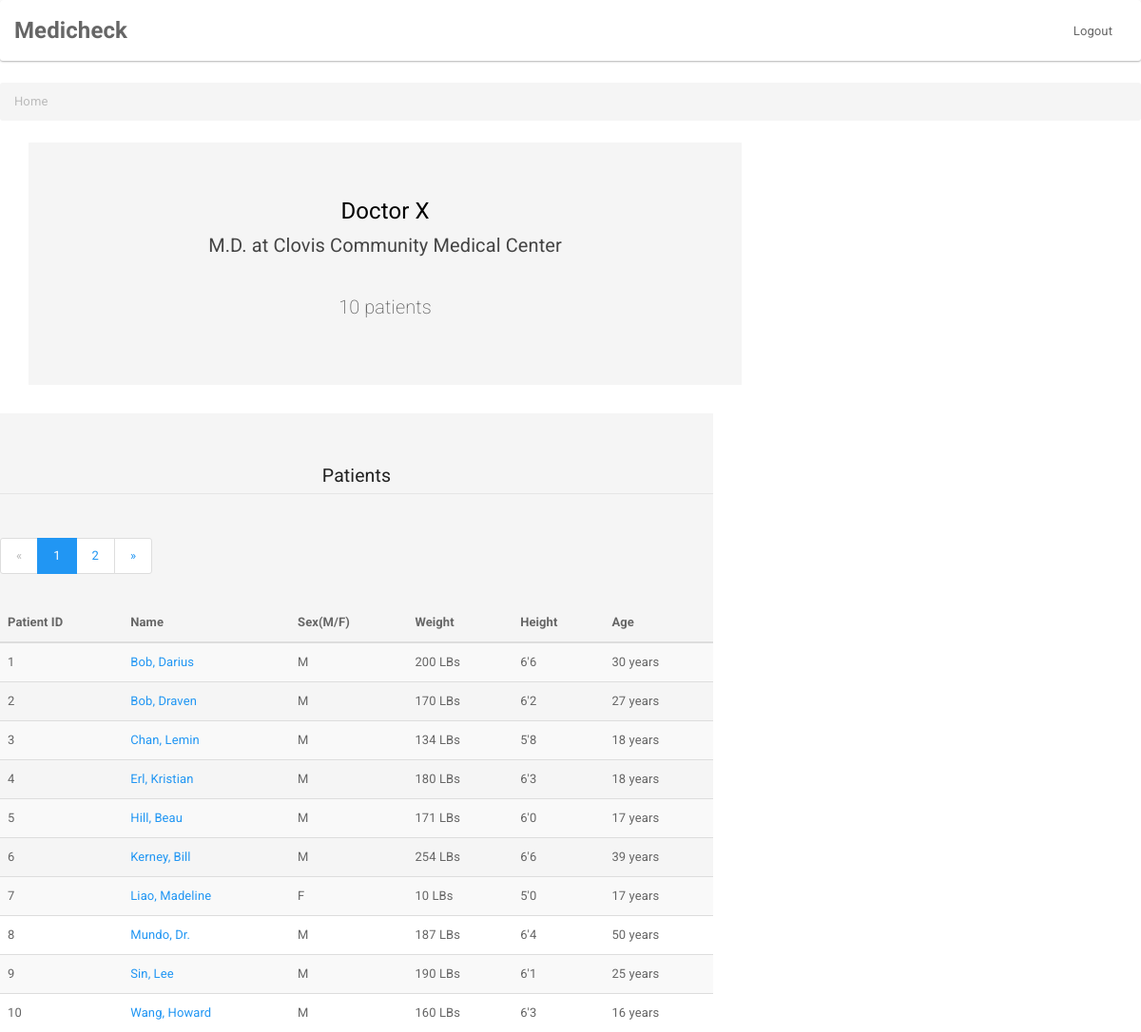
Page /profile/home/ (signed in) on the committed database.
### patients/models.py (models this page shows)
class Profile(models.Model):
    user = models.OneToOneField(User, on_delete=models.CASCADE)
    bio = models.TextField(max_length=500, blank=True)
    location = models.CharField(max_length=30, blank=True)
    medical_center = models.CharField(max_length=30, blank=True)

class Patient(models.Model):
    first_name = models.CharField(max_length=30)
    last_name = models.CharField(max_length=30, blank = True)
    index = models.ForeignKey(User)
    ethnicity = models.CharField(max_length=15)
    weight = models.CharField(max_length=6)
    height = models.CharField(max_length=4)
    gender = models.CharField(max_length=100)
    age = models.CharField(max_length=5, default='')

### patients/views.py (the view)
def home(request):
    if request.user.is_authenticated() is False:
        return render(request, 'index.html')
    profile = Profile.objects.get(pk=request.user.id)
    sort = request.GET.get('sort', 1)
    patients = Patient.objects.all().filter(index_id=1).order_by("last_name")
    page = request.GET.get('page', 1)
    paginator = Paginator(patients, 10)
    try:
        patients = paginator.page(page)
    except PageNotAnInteger:
        patients = paginator.page(1)
    except EmptyPage:
        users = paginator.page(paginator.num_pages)
    context = { "user" : request.user,
                "patients" : patients,
                "profile" : profile,
                         }
    return render(request, 'profile/home.html', context)

### templates/profile/home.html
{% extends "base.html" %}
{% block Content %}
<ul class="breadcrumb">
  <li class="active">Home</li>
</ul>
<div  style= "float:left; border-radius: .5px;margin-left: 30px; width: 750px;"class="jumbotron">
<center> <h4 style="color:black;"> {{ user.first_name }} {{ user.last_name}} </h4> </center>
<center><h5> {{ profile.bio }} at {{ profile.medical_center|title }} </h5> </center>
<br>
<center> <p>  {{  patients|length }} patients </p> </center>
</div>
<div  style= "float:left;width: 750px;height:515.5px;"class="jumbotron"><table class="table table-striped table-hover ">
  <legend> <center> Patients </center> </legend>
  <thead>
    <tr>
      <th>Patient ID</th>
      <th>Name</th>
      <th>Sex(M/F)</th>
      <th>Weight</th>
      <th>Height</th>
      <th>Age</th>
    </tr>
  </thead>
  <tbody>
    {% for patient in patients %}
    <tr class="">
      <td> {{ forloop.counter }}</td>
      <td> <a href="{% url 'id' patient.id %}">{{ patient.last_name|title}}, {{patient.first_name|title}} </a></td>
      <td> {{ patient.gender|title|first }}</td>
      <td> {{ patient.weight }} LBs </td>
      <td> {{ patient.height|first}}'{{patient.height|last}} </td>
      <td> {{ patient.age }} years </td>
    </tr>
    {% endfor %}
    {% if patients.has_other_pages %}
      <ul class="pagination">
        {% if patients.has_previous %}
          <li><a href="?page={{ patients.previous_page_number }}">&laquo;</a></li>
        {% else %}
          <li class="disabled"><span>&laquo;</span></li>
        {% endif %}
        {% for i in patients.paginator.page_range %}
          {% if patients.number == i %}
            <li class="active"><span>{{ i }} <span class="sr-only">(current)</span></span></li>
          {% else %}
            <li><a href="?page={{ i }}">{{ i }}</a></li>
          {% endif %}
        {% endfor %}
        {% if patients.has_next %}
          <li><a href="?page={{ patients.next_page_number }}">&raquo;</a></li>
        {% else %}
          <li class="disabled"><span>&raquo;</span></li>
        {% endif %}
      </ul>
    {% endif %}
  </tbody>
</table>
</div>
{% endblock %}

### templates/base.html (shortened to what this page needs)
<!DOCTYPE html>
<html>
  <head>
    {% load staticfiles %}
    <link rel="stylesheet" href="{% static 'css/bootstrap.css' %}">
  </head>
  <body>
    <nav class="navbar navbar-default">
<div class="container-fluid">
  <div class="navbar-header">
    <b><a class="navbar-brand" href="#">Medicheck</a></b>
  </div>
  <div class="collapse navbar-collapse" id="bs-example-navbar-collapse-1">
    <ul class="nav navbar-nav navbar-right">
      <li><a href="#">Logout</a></li>
    </ul>
  </div>
</div>
</nav>
      {% block Content %} {% endblock %}
  </body>
</html>

### rows in the picture
Profile: bio "M.D.", medical_center "Clovis Community Medical Center"
Patient: last_name "Bob", first_name "Darius", gender|first "M", weight "200", height|first "6", height|last "6", age "30"
Patient: last_name "Bob", first_name "Draven", gender|first "M", weight "170", height|first "6", height|last "2", age "27"
Patient: last_name "Chan", first_name "Lemin", gender|first "M", weight "134", height|first "5", height|last "8", age "18"
Patient: last_name "Erl", first_name "Kristian", gender|first "M", weight "180", height|first "6", height|last "3", age "18"
Patient: last_name "Hill", first_name "Beau", gender|first "M", weight "171", height|first "6", height|last "0", age "17"
Patient: last_name "Kerney", first_name "Bill", gender|first "M", weight "254", height|first "6", height|last "6", age "39"
Patient: last_name "Liao", first_name "Madeline", gender|first "F", weight "10", height|first "5", height|last "0", age "17"
Patient: last_name "Mundo", first_name "Dr.", gender|first "M", weight "187", height|first "6", height|last "4", age "50"
Patient: last_name "Sin", first_name "Lee", gender|first "M", weight "190", height|first "6", height|last "1", age "25"
Patient: last_name "Wang", first_name "Howard", gender|first "M", weight "160", height|first "6", height|last "3", age "16"

### other values in the picture
{{ user.first_name }} "Doctor"
{{ user.last_name }} "X"
{{ patients|length }} "10"
{{ i }} "1"
{{ i }} "2"
